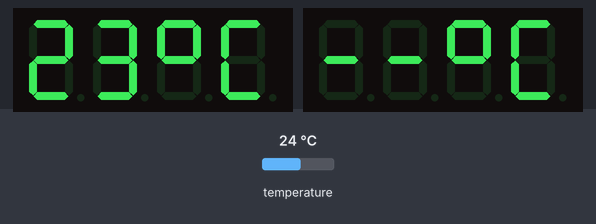
Simulated run of this sketch. Board: Arduino Uno, built with avr-gcc and run on an emulated ATmega328P. Parts: 2 × 4-digit seven-segment display. Inputs (shaded band) come from the test bench; at power-on: temperature 24 °C.

Above: at 1.9 s.
2.0 s: temperature set to 12 °C
At 3.5 s:
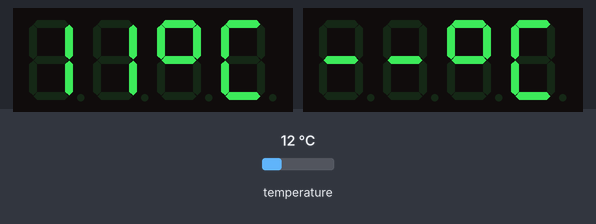
3.8 s: temperature set to 19 °C
At 4.9 s:
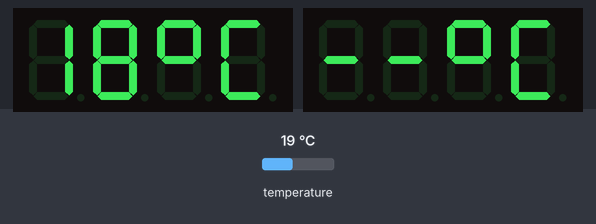
5.3 s: temperature set to 28 °C
At 6.3 s:
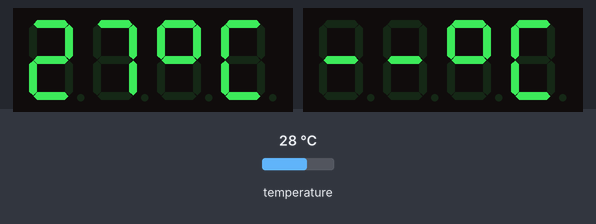
Timing chart, 0 to 8.3 s (numbered marks = the images above; inputs shaded):
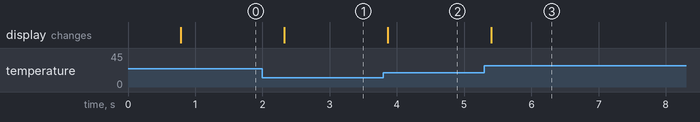

Measured:
- after the input at 2.0 s, the display: changes after 0.33 s (image 1)
- after the input at 3.8 s, the display: changes after 0.07 s (image 2)
- after the input at 5.3 s, the display: changes after 0.11 s (image 3)

The sketch:

temperature_display.ino
```cpp
#include <Adafruit_GFX.h>
#include "Adafruit_LEDBackpack.h"
#include <DallasTemperature.h>
#include <OneWire.h>
#include <Wire.h>

#define DEG_SYMBOL 0b01100011
#define CELSIUS 0b00111001

/* Temperature sensors */
#define TEMP_BUS 5
#define TEMP_LT 0
#define TEMP_MT 1

/* Temperature sensor */
OneWire oneWire(TEMP_BUS);
DallasTemperature sensors(&oneWire);

/* LED displays */
#define DISP_LT 0x70
#define DISP_MT 0x71

Adafruit_7segment led[2] = {Adafruit_7segment(), Adafruit_7segment()};

/* Globals */
float temps[2] = {0, 0};
float ref_low = 17;
float ref_high = 33;
float raw_high[2] = {33.63, 33.25};
float raw_low[2] = {18.19, 17.94};

void setup()
{
	sensors.begin();
	sensors.requestTemperatures();

	led[TEMP_LT].begin(DISP_LT);
	led[TEMP_MT].begin(DISP_MT);

	Serial.begin(9600);
}

void loop()
{
	displayTemp(sensors.getTempCByIndex(TEMP_LT), TEMP_LT);
	displayTemp(sensors.getTempCByIndex(TEMP_MT), TEMP_MT);

	sensors.requestTemperatures();
}

void displayTemp(float read, int temp) {
	if (temps[temp] != read) {
		temps[temp] = (read - raw_low[temp]) * (ref_high - ref_low) / (raw_high[temp] - raw_low[temp]) + ref_low;
		led[temp].print(round(temps[temp]) * 100);
		led[temp].writeDigitRaw(3, DEG_SYMBOL);
		led[temp].writeDigitRaw(4, CELSIUS);
		led[temp].writeDisplay();
	}
}
```
